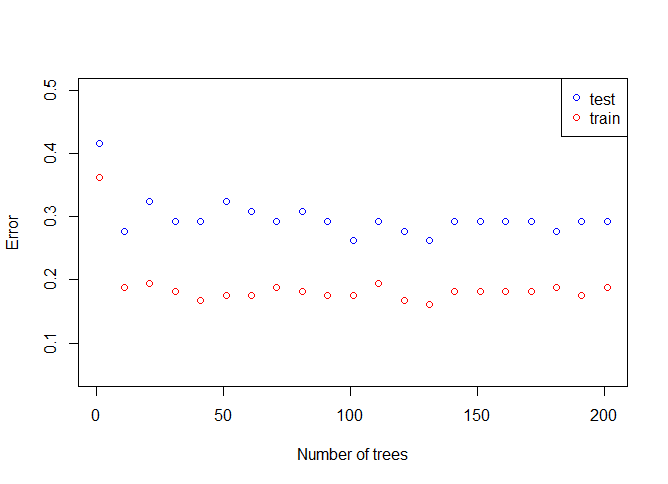

Source code (R):
library(adabag)
library(mlbench)

data("Glass")
all_data <- Glass

all_data <- all_data[order(runif(nrow(all_data))), ]
nt <- as.integer(nrow(all_data) * 0.7)
train_data <- all_data[1:nt, ]
test_data <- all_data[(nt + 1):nrow(all_data), ]

create_model_and_get_error <- function(i) {
  model <- bagging(Type ~ ., data = train_data, mfinal = i, maxdepth = 5)
  predicted_test <- predict.bagging(model, test_data)
  predicted_train <- predict.bagging(model, train_data)
  return(list(predicted_test$error, predicted_train$error))
}

trees_num <- seq(1, 201, 10)
errors <- lapply(trees_num, create_model_and_get_error)

error_test <- sapply(errors, function(elem) elem[[1]])
error_train <- sapply(errors, function(elem) elem[[2]])

plot(trees_num, error_test, 
     xlab = 'Number of trees', ylab= 'Error', 
     col = 'blue', ylim = c(0.05, 0.5))
points(trees_num, error_train, col = 'red')
legend("topright", 
       legend=c("test", "train"),
       col=c("blue", "red"),
       pch=c(1, 1))
